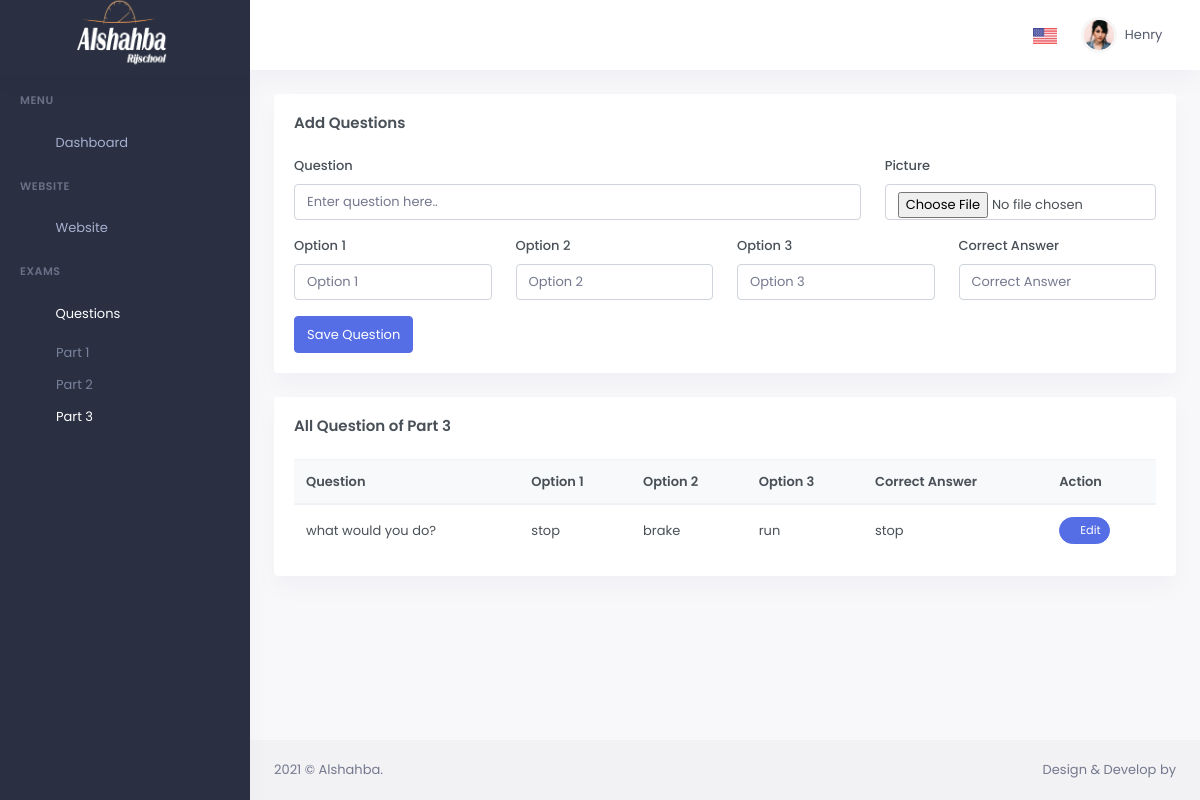
Screenshot of /questions/part-3/ with the database file from the repository.
### wsite/models.py (models this page shows)
class ExamPart3(models.Model):
    question = models.CharField(max_length=1000)
    picture = models.ImageField(upload_to="images/question/")
    option_1 = models.CharField(max_length=500)
    option_2 = models.CharField(max_length=500)
    option_3 = models.CharField(max_length=500)
    correct_answer = models.CharField(max_length=500)
    def __str__(self):
        return self.question
    class Meta:
        verbose_name = "Exam Part 3"
        verbose_name_plural = "Exam Part 3"

### wsite/views.py (the view, shortened to what this page needs)
# urls.py: path('questions/part-3/', views.add_question_part_3, name="questions_part_3"),
def add_question_part_3(request):
    questions = ExamPart3.objects.all()
    print(questions)
    context = {
        "questions": questions,
        "part": 3
    }
    return render(request, template_name="wsite/admin/exam-add-questions.html", context=context)

### templates/wsite/admin/exam-add-questions.html (shortened to what this page needs)
{% extends 'bases/admin_base.html' %}
{% load static %}
{% block body_content %}
    <div class="row">
        <div class="col-xl-12">
            <div class="card">
                <div class="card-body">
                    <h4 class="card-title">Add Questions</h4>
                    <form method="post" class="needs-validation" enctype="multipart/form-data" novalidate>
                        <div class="row">
                            <div class="col-lg-8">
                                <div class="form-group">
                                    <label for="question">Question</label>
                                    <input type="text" class="form-control" id="question" name="question"
                                        value="{{ edit_question.question }}"   placeholder="Enter question here.." required>
                                </div>
                            </div>
                            <div class="col-md-4">
                                <div class="form-group">
                                    <label for="picture">Picture</label>
                                    <input type="file" class="form-control" id="picture"
                                           name="picture" value="{{ edit_question.picture.url }}"
                                           placeholder="Picture" required>
                                </div>
                            </div>
                        </div>
                        <div class="row">
                            <div class="col-md-3">
                                <div class="form-group">
                                    <label for="option_1">Option 1</label>
                                    <input type="text" class="form-control" id="option_1"
                                           name="option_1" value="{{ edit_question.option_1 }}"
                                           placeholder="Option 1" required>
                                </div>
                            </div>
                            <div class="col-md-3">
                                <div class="form-group">
                                    <label for="option_2">Option 2</label>
                                    <input type="text" class="form-control" id="option_2"
                                           name="option_2" value="{{ edit_question.option_2 }}"
                                           placeholder="Option 2" required>
                                </div>
                            </div>
                            <div class="col-md-3">
                                <div class="form-group">
                                    <label for="option_3">Option 3</label>
                                    <input type="text" class="form-control" id="option_3"
                                           name="option_3" value="{{ edit_question.option_3 }}"
                                           placeholder="Option 3" required>
                                </div>
                            </div>
                            <div class="col-md-3">
                                <div class="form-group">
                                    <label for="correct_answer">Correct Answer</label>
                                    <input type="text" class="form-control" id="correct_answer"
                                           name="correct_answer" value="{{ edit_question.correct_answer }}"
                                           placeholder="Correct Answer" required>
                                </div>
                            </div>
                        </div>
                        <button class="btn btn-primary" type="submit">Save Question</button>
                    </form>
                </div>
            </div>
        </div>
    </div>
    <div class="row">
        <div class="col-lg-12">
            <div class="card">
                <div class="card-body">
                    <h4 class="card-title mb-4">All Question of Part {{ part }}</h4>
                    <div class="table-responsive">
                        <table class="table table-centered table-nowrap mb-0">
                            <thead class="thead-light">
                            <tr>
                                <th>Question</th>
                                <th>Option 1</th>
                                <th>Option 2</th>
                                <th>Option 3</th>
                                <th>Correct Answer</th>
                                <th>Action</th>
                            </tr>
                            </thead>
                            <tbody>
                            {% for data in questions %}
                              <tr>
                                <td>{{ data.question }}</td>
                                <td>{{ data.option_1 }}</td>
                                <td>{{ data.option_2}}</td>
                                <td>{{ data.option_3 }}</td>
                                <td>{{ data.correct_answer }}</td>
                                <td>
{% if part == 1 %}
                                    <a href="{% url 'edit_questions_part_1' data.id %}" class="btn btn-primary btn-sm btn-rounded waves-effect waves-light">
                                        <i class="fa fa-pencil-alt"></i> Edit
                                    </a>
    {% elif part == 2 %}
     <a href="{% url 'edit_questions_part_2' data.id %}" class="btn btn-primary btn-sm btn-rounded waves-effect waves-light">
                                        <i class="fa fa-pencil-alt"></i> Edit
                                    </a>
    {% elif part == 3 %}
    <a href="{% url 'edit_questions_part_3' data.id %}" class="btn btn-primary btn-sm btn-rounded waves-effect waves-light">
                                        <i class="fa fa-pencil-alt"></i> Edit
                                    </a>
                                    {% endif %}
                                </td>
                            </tr>
                            {% endfor %}
                            </tbody>
                        </table>
                    </div>
                </div>
            </div>
        </div>
    </div>
{% endblock body_content %}

### rows the page displays
ExamPart3: question "what would you do?", option_1 "stop", option_2 "brake", option_3 "run", correct_answer "stop"

### other values shown
{{ part }} "3"
